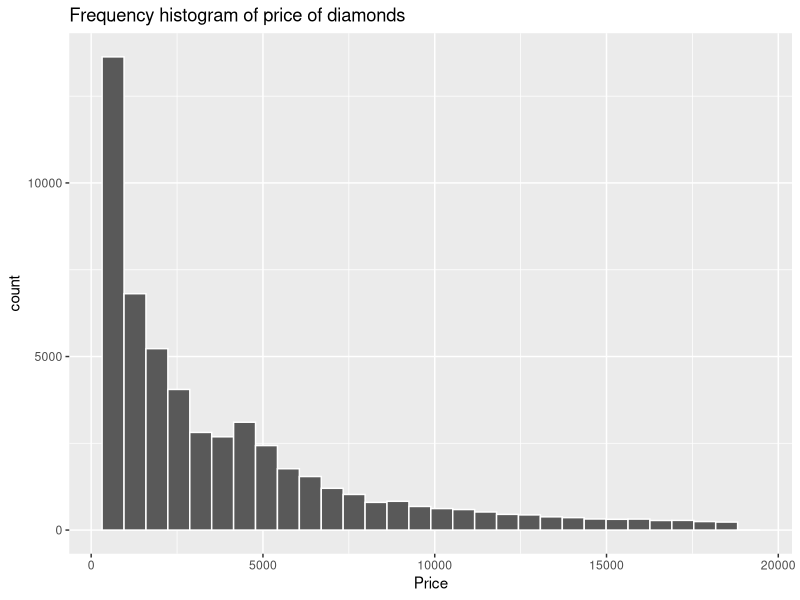
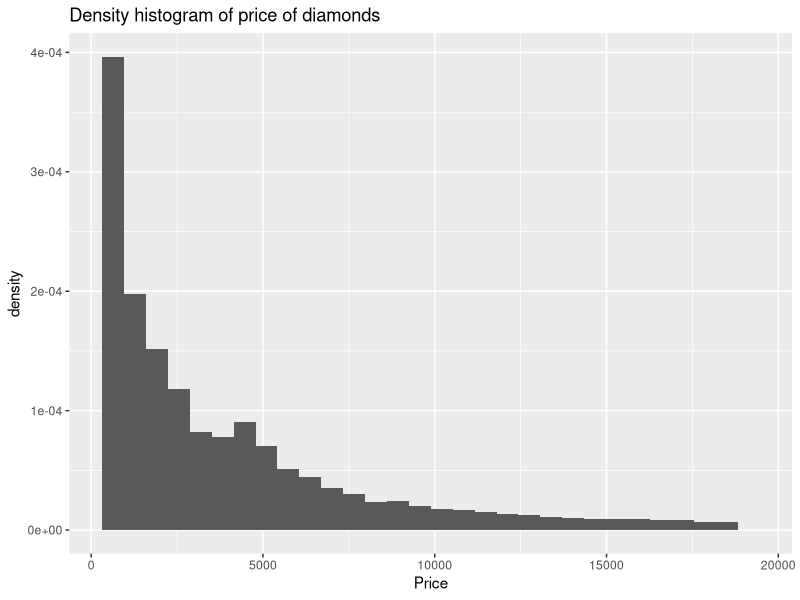
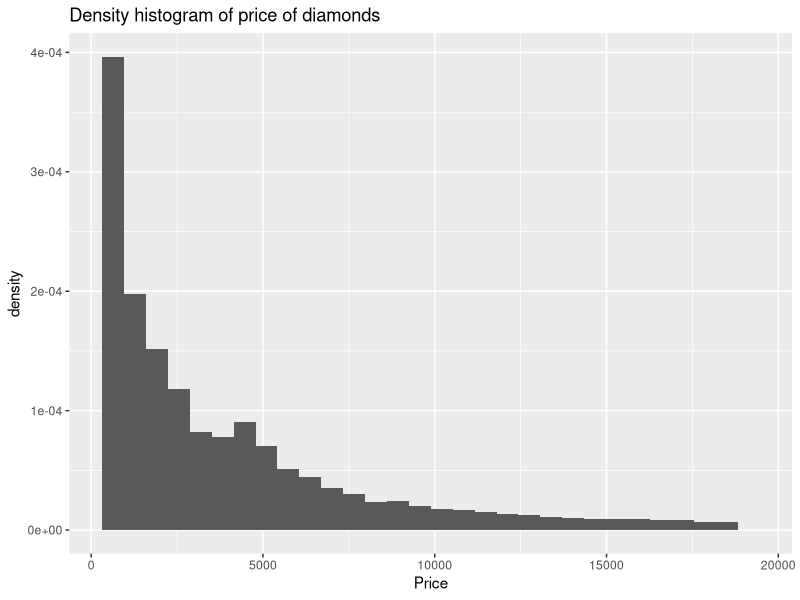
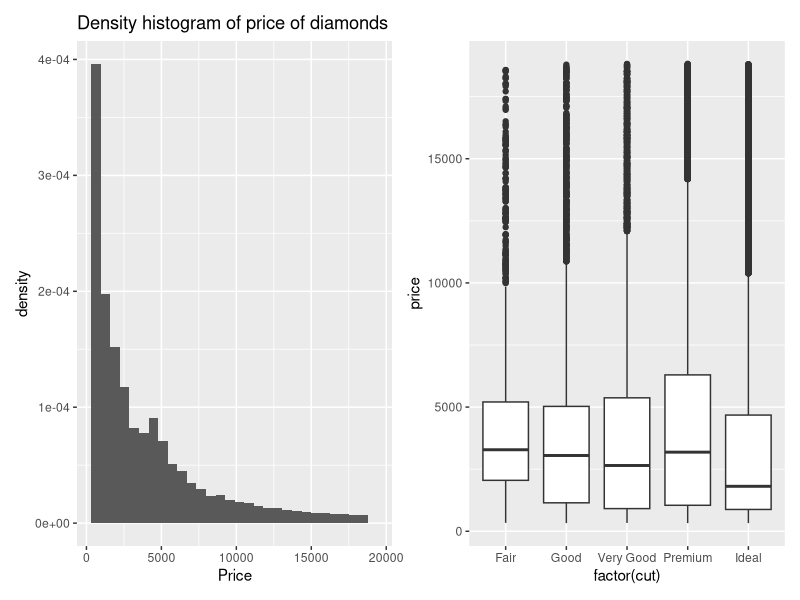
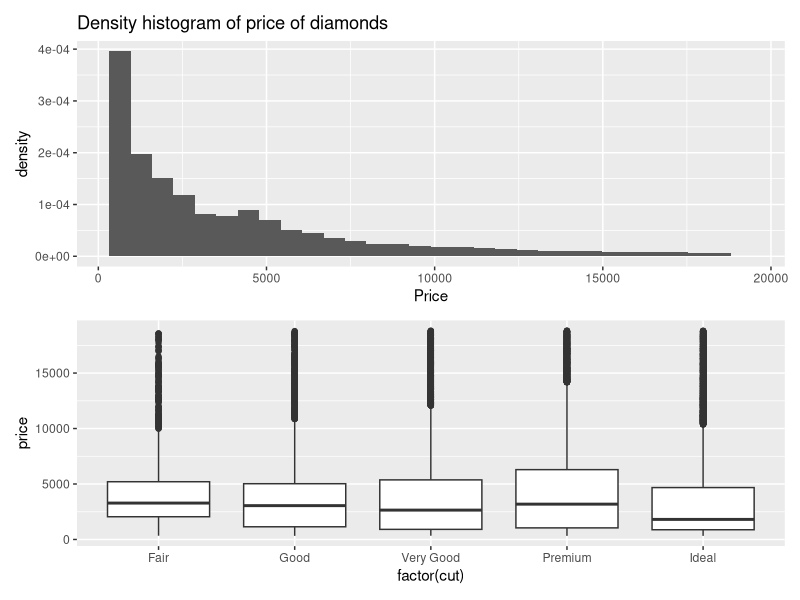
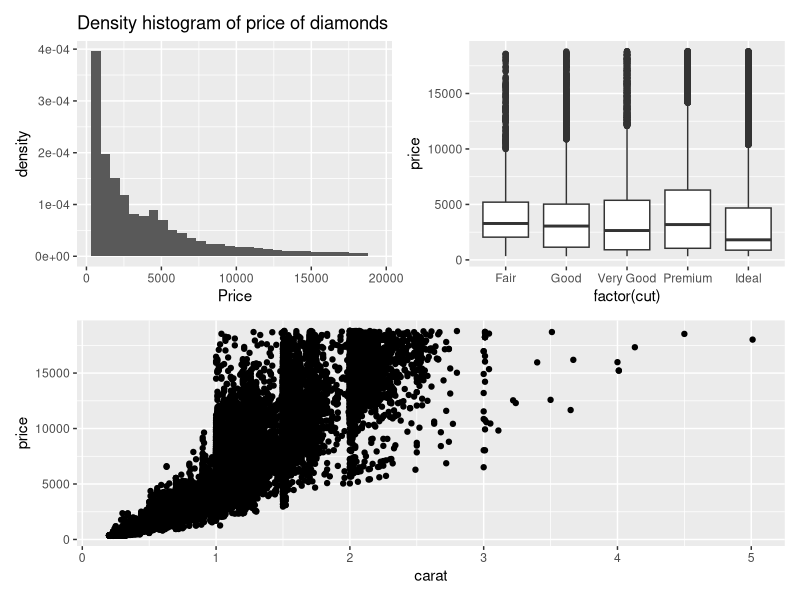
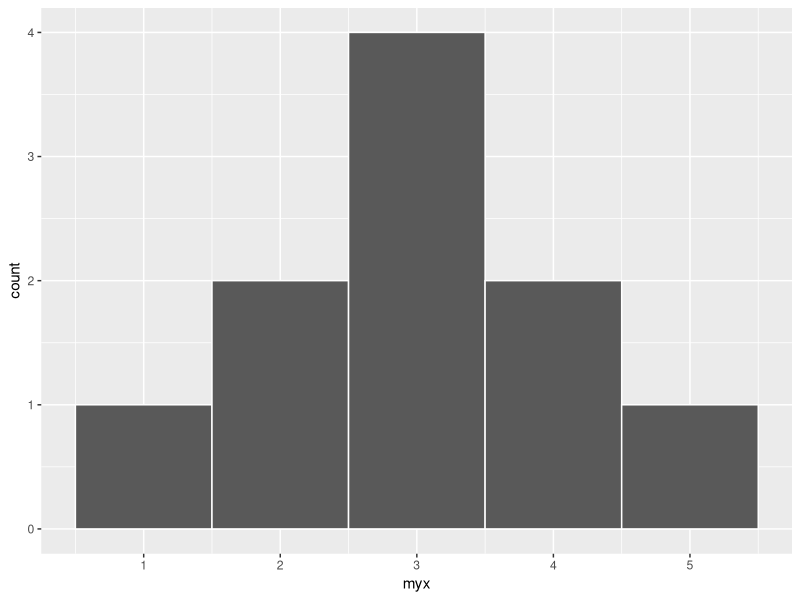
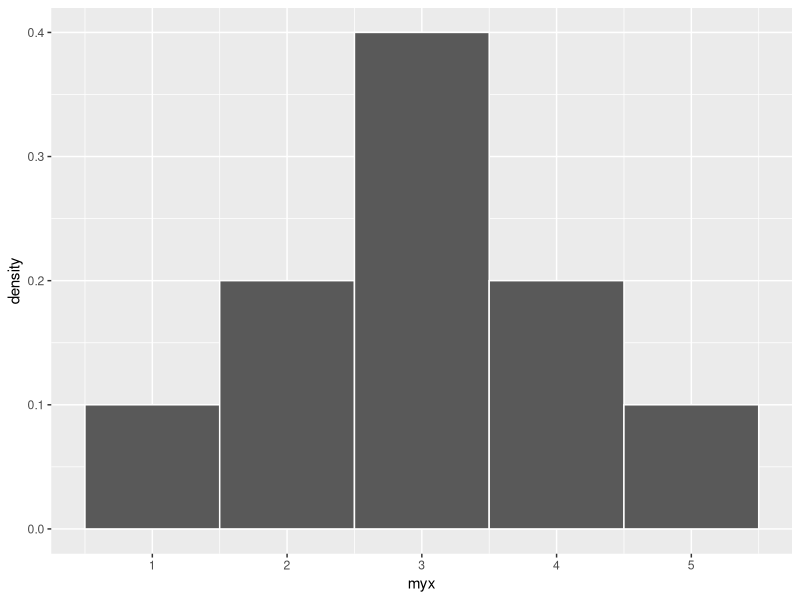

Recreate these plots in R, in order.
#Day 10
#Snow Day #2
# Lesson 6 - Activity 1
# Lesson 6 - Content

library(tidyverse)
library(patchwork)

ggplot(diamonds,aes(x=price)) +
  geom_histogram(color="white") +
  labs(x="Price", 
       title="Frequency histogram of price of diamonds")

ggplot(diamonds,aes(x=price,y=after_stat(density))) +
  geom_histogram() +
  labs(x="Price", 
       title="Density histogram of price of diamonds")

A <- ggplot(diamonds,aes(x=price,y=after_stat(density))) +
  geom_histogram() +
  labs(x="Price", 
       title="Density histogram of price of diamonds")
B <- ggplot(diamonds,aes(x=factor(cut),y=price)) +
  geom_boxplot()
C <- ggplot(diamonds,aes(x=carat,y=price)) +
  geom_point()

A

A + B
A / B
(A + B)/C


# Lesson 6 - Partial Activity 2/Partial Guided Instruction 
# Code to Copy

library(tidyverse)

#1
myx <- c(1,2,2,3,3,3,3,4,4,5)
out.x <- data.frame(myx=myx)


#2
ggplot(out.x,aes(x=myx)) + 
  geom_histogram(color="white",bins=5)


#3
table(myx) #frequencies (and heights of bars!)
table(myx)/length(myx) #proportion
table(myx)/length(myx)/1 #proportion/width


#4
ggplot(out.x,aes(x=myx,y=after_stat(density))) + 
  geom_histogram(color="white",bins=5)

#or
ggplot(out.x,aes(x=myx)) + 
  geom_histogram(aes(y=after_stat(density)),color="white",bins=5)

#5
ggplot(out.x,aes(x=myx)) + 
  geom_histogram(color="white",bins=10)


#6
table(myx)/length(myx)/0.5 #densities


#7
ggplot(out.x,aes(x=myx,y=after_stat(density))) + 
  geom_histogram(color="white",bins=10)


#8
#True?/False? A histogram of densities of a data set will have 
#different bar heights based on the number of bins we use.


#9
#True?/False? A histogram of densities of a data set will be 
#proportional to a frequency histogram of the same data set 
#(assuming bin widths are the same between the two histograms).


#10
#True?/False? The sum of all of the proportions will equal 1 
#regardless of bin size.


#11
#True?/False? The sum of all of the densities will equal 1 
#regardless of bin size.


#12
myx2 <- rep(myx, 5)

out.x2 <- data.frame(myx2=myx2)
ggplot(out.x2,aes(x=myx2)) + 
  geom_histogram(color="white",bins=5)

table(myx2) #frequencies (and heights of bars!)
table(myx2)/length(myx2) #proportion
table(myx2)/length(myx2)/1 #proportion/width


#13
#YES!

#14
ind <- c(rep("A",length(myx)), rep("B",length(myx2)))


#15
out.all <- data.frame(x.all = c(myx, myx2), ind=ind)


#16
ggplot(out.all,aes(x=x.all)) + 
  geom_histogram(color="white",bins=5) + 
  facet_grid(~ind)


#17


#18
ggplot(out.all,aes(x=x.all)) + 
  geom_histogram(aes(y=after_stat(density)),color="white",bins=5) + 
  facet_grid(~ind)


#19

